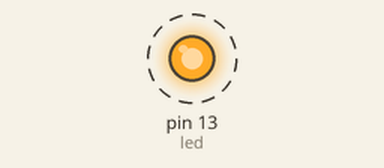
Recording of a sketch running on a simulated Arduino Uno, built with avr-gcc and run on an emulated ATmega328P. Shown: output pins drawn as LEDs (lit = HIGH). Dashed ring = blinking. What the sketch prints to the serial monitor is not drawn.

Above: at 0.5 s.
Timing chart, 0 to 4.6 s (numbered marks = the images above):
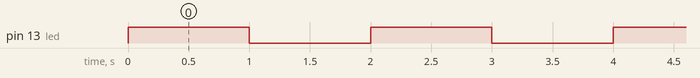

Measured:
- by itself, pin 13 (led): alternates HIGH for 1.0 s and LOW for 1.0 s

The sketch:

flasher.ino
```cpp
// donner un nom:
int led = 13;

// the setup routine runs once when you press reset:
void setup() {
  // initialiserle pin digital comme output.
  pinMode(led, OUTPUT);
  Serial.begin(115200);
}

// boucle infini:
void loop() {
  digitalWrite(led, HIGH);   // LED on (HIGH avec voltage HIGH)
  Serial.println("Hello Here");
  delay(1000);               // attendre une seconde
  digitalWrite(led, LOW);    // LED off avec  voltage LOW
  delay(1000);               // attendre une seconde
}
```
